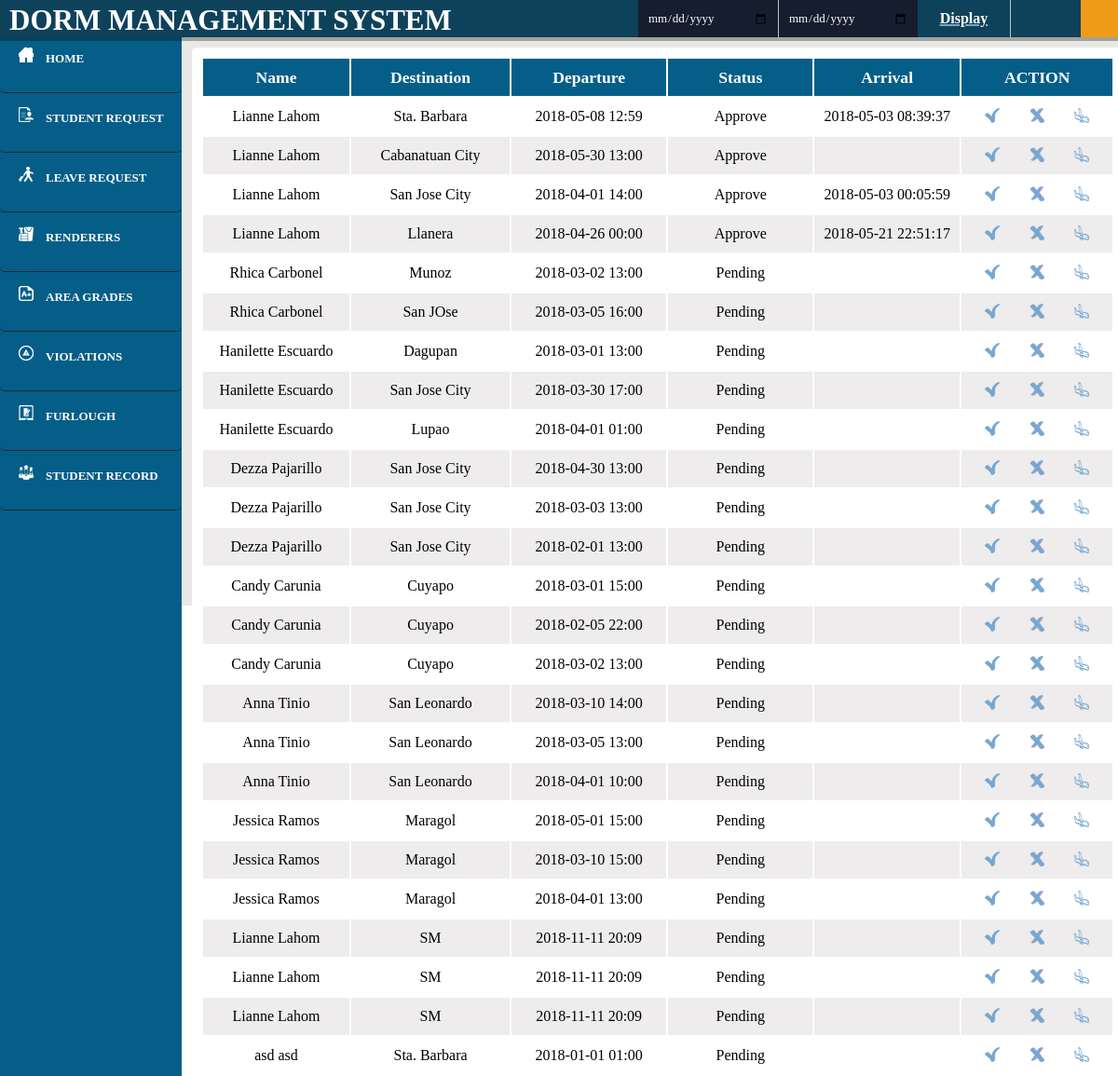
/manager/user_lcard.php (signed in), run on the app's committed database.
### tables this page shows
CREATE TABLE `lcard` (
  `ID` int(11) NOT NULL,
  `name` varchar(50) NOT NULL,
  `destination` varchar(20) NOT NULL,
  `departure` varchar(20) NOT NULL,
  `arrival` varchar(20) NOT NULL,
  `room_number` varchar(20) NOT NULL,
  `status` varchar(20) NOT NULL DEFAULT 'Pending',
  `seen` int(11) NOT NULL DEFAULT '0',
  `seen1` int(11) NOT NULL DEFAULT '0'
);

### manager/user_lcard.php (the view, shortened to what this page needs)
<html>
<head>
		<link rel="stylesheet" type="text/css" href="../css/Blog.css">
		<link rel="stylesheet" type="text/css" href="../css/user.css">
		<link rel="stylesheet" type="text/css" href="../css/modal.css">
		<header>
			<header>
		<?php
				include 'connect.php';
				$user=$_SESSION['login_user'];
				$qry="select * from user where Username='$user';";
				$result=mysqli_query($con,$qry);
				while($rows=mysqli_fetch_array($result))
				{
					$fname = $rows['Username'];
				}
		?>
			<font face="Century Gothic">
			<div id="nav">
					<nav>
					<ul>
						<li id="titlename">DORM MANAGEMENT SYSTEM</li>
						<li id="login"><a href=""><?php echo $fname?></a>
						</li>
					</ul>
					<form action="user_lcardview.php" method="post">
 							<input type="date" id="date1" name="term" placeholder="  Search Firstname, Middlename or Lastname"/>
 							<input type="date" id="date2" name="term1" placeholder="  Search Firstname, Middlename or Lastname"/>
							<input type="submit" id="submit" name="submit1" value="Display">
 					</form>
				</nav>
			</div></font>
		</header>
	</head>
	<body>
<article><br><br>
	<b><div id="leftnav"><a href="user_home.php"><img src="../images/home1.png">&emsp;<font color="#ffffff">HOME</a></font></div>
	<?php
			include 'connect.php';
			$sql = "SELECT * FROM student WHERE request='Pending' AND seen = 0";
			$result = mysqli_query($con, $sql);
			if($result) {
				if(mysqli_num_rows($result) > 0) {
					echo "<div id=\"leftnav\"><a href=\"user_studentRequest.php\"><img src=\"../images/studentreq.png\">&emsp;<font color=\"#ffffff\">STUDENT REQUEST<img src='../notif.png'/></a></font></div>";
				} else {
					echo "<div id=\"leftnav\"><a href=\"user_studentRequest.php\"><img src=\"../images/studentreq.png\">&emsp;<font color=\"#ffffff\">STUDENT REQUEST</a></font></div>";
				}
			}
		?>
		<div id="leftnav"><a href="user_lcard.php"><img src="../images/leavereq.png">&emsp;<font color="#ffffff">LEAVE REQUEST</a></font></div>
		<div id="leftnav"><a href="user_studentRender.php"><img src="../images/render.png">&emsp;<font color="#ffffff">RENDERERS</a></font></div>
		<div id="leftnav"><a href="user_areaRecord.php"><img src="../images/grades.png">&emsp;<font color="#ffffff">AREA GRADES</a></font></div>
		<div id="leftnav"><a href="user_violationRecord.php"><img src="../images/violation.png">&emsp;<font color="#ffffff">VIOLATIONS </a></font><br></div>
		<div id="leftnav"><a href="user_furlough.php"><img src="../images/furlough.png">&emsp;<font color="#ffffff">FURLOUGH</a></font><br></div>
		<div id="leftnav"><a href="user_studentRecord.php"><img src="../images/student.png">&emsp;<font color="#ffffff">STUDENT RECORD </a></font><br></div>
	</b>
	</article>
	<aside>
	<div id="right">
		<table class="alternate">
	<tr>
	<th>Name</th>
	<th>Destination</th>
	<th>Departure</th>
	<th>Status</th>
	<th>Arrival</th>
	<th colspan="2"><center>ACTION</center></th>
		<?php
			function displayimage()
			{
			include 'connect.php';
				$qry="select * from lcard";
				$str="";
				$result=mysqli_query($con,$qry);
				while($rows=mysqli_fetch_array($result))
				{
					if($rows['status']=='Pending'){
					$str = $str.	"<tr>
					<td>".$rows['name']."</td>
					<td>".$rows['destination']."</td>
					<td>".$rows['departure']."</td>
					<td>".$rows['status']."</td>
					<td>".$rows['arrival']."</td>
					<td><button><a href = 'edit_userlcard.php?id=".$rows['0']."'><center><img src='../images/app.png'/></a></button>&emsp;
					<button><a href = 'edit_userlcard1.php?id=".$rows['0']."'><center><img src='../images/disapp.png'/></a></button>&emsp;
					<button disabled value='true'><a href = 'edit_arrival.php?id=".$rows['0'].
					"' class='not-active'><img src='../images/arrival.png'></a></button></td>
					</tr>"
					;
					}
					elseif(strlen($rows['arrival'])!=0){
						$str = $str.	"<tr>
						<td>".$rows['name']."</td>
						<td>".$rows['destination']."</td>
						<td>".$rows['departure']."</td>
						<td>".$rows['status']."</td>
						<td>".$rows['arrival']."</td>
						<td><button class='not-active'><a href = 'edit_userlcard.php?id=".$rows['0']."'><center><img src='../images/app.png'/></a></button>&emsp;
						<button class='not-active'><a href = 'edit_userlcard1.php?id=".$rows['0']."'><center><img src='../images/disapp.png'/></a></button>&emsp;
						<button class='not-active'><a href = 'edit_arrival.php?id=".$rows['0'].
						"'><img src='../images/arrival.png'></a></button></td>
						</tr>"
						;
					}
					elseif($rows['status']=='Approve'){
					$str = $str.	"<tr>
					<td>".$rows['name']."</td>
					<td>".$rows['destination']."</td>
					<td>".$rows['departure']."</td>
					<td>".$rows['status']."</td>
					<td>".$rows['arrival']."</td>
					<td><button class='not-active'><a href = 'edit_userlcard.php?id=".$rows['0']."'><center><img src='../images/app.png'/></a></button>&emsp;
					<button class='not-active'><a href = 'edit_userlcard1.php?id=".$rows['0']."'><center><img src='../images/disapp.png'/></a></button>&emsp;
					<button><a href = 'edit_arrival.php?id=".$rows['0'].
					"' ><img id='arrival' src='../images/arrival.png'></a></button></td>
					</tr>"
					;
					}
				}
		 echo $str;
			}
			displayimage();
		?>
		</table>
</div>
</aside>
	</body>
</html>

### css/Blog.css (style rules this page uses)
a { color: #00a2ff; text-decoration: none; }
body { overflow-x: hidden; margin: 0px; font-family: Century Gothic; }
::placeholder { color: rgba(255,255,255,.5); }
nav { text-align: center; background-color: #0e425a; position: relative; padding: 0px 60px 0px 754px; width: 100%; position: fixed; z-index: 2; box-shadow: 0px 0px 0px 4px rgba(0,0,0,.3); font-weight: bold; }
nav ul { list-style: none; margin: 0; padding: 0; }
nav > ul > li { float: left; }
nav ul li a { display: inline-block; color: #ffffff; padding: 10px 20px; text-decoration: none; width: 160px; }

### css/user.css (style rules this page uses)
* { font-color: #fff; }
article { padding: 0 auto; background-color: #055e88; float: left; height: 100%; width: 195px; position: fixed; }
aside { background-color: #e8e8e6; padding: 3% 2% 2% 3%; height: 604px; height: 100%; }
#right { background-color: #ffffff; height: 0 auto%; margin-top: 15px; padding: 10px; width: 86%; margin-left: 170px; }
#leftnav { background-color: #055e88; height: 38px; width: 170px; margin: 0px; font-size: 13px; padding: 15px 5px 10px 20px; border-bottom: solid 1px #232729; }
nav { text-align: center; background-color: #0e425a; position: relative; padding: 0px 60px 0px 1160px; width: 100%; height: 40px; position: fixed; z-index: 2; box-shadow: 0px 0px 0px 4px rgba(0,0,0,.3); font-weight: bold; }
nav ul { list-style: none; margin: 0; padding: 0; }
nav > ul > li { float: left; }
nav ul li { background-color: #f09c16; color: #ffffff; list-style: none; }
nav ul li a { background-color: #f09c16; color: #fff; }
nav ul li a { display: inline-block; color: #fff; padding: 10px 10px; text-decoration: none; width: 170px; }
body { font-family: century gothic; }
#login { background-color: #f09c16; font-color: #000; margin-top: -40px; height: 40px; }
input[type=text],input[type=date],input[type=time], select { width: 80%; height: 35px; margin: -10px 0; display: inline-block; border: 1px solid #ccc; border-radius: 4px; box-sizing: border-box; border: none; }
input[type=submit] { width: 80%; background-color: #f09c16; height: 35px; color: white; margin-left: -10px; font-weight: bold; }
input { border: none; }
div { border-radius: 5px; background-color: #f2f2f2; }
table { width: 100%; }
td,th { text-align: center; width: 270px; height: 40px; color:#000000; font-family: century gothic; }
th { font-size: 110%; background-color: #055e88; color: #ffffff; }
td { font-weight: normal; }
.alternate tr { background-color: #eeecec; }
.alternate tr:nth-child(2n) { background-color: #ffffff; }
button { background: none; border: none; }
body { height: 590px }
#right { height: 100% }
#titlename { color: #fff; font-weight: bold; font-size: 31px; font-family: Space Age; padding-top: 4px; margin-left: -1150px; background-color: #0e425a; }
#leftnav { font-size: 13px }

### css/modal.css (style rules this page uses)
* { font-family: Century Gothic; }
#login { padding-top: 40px; }
table { padding-top: 0px; }
td,th { text-align: center; width: 250px; height: 40px; font-family: century gothic; }
input { background-color: #ffffff; font-size: 100%; height: 30px; width: 500px; font-family: century gothic; margin-left: 0px; }
#submit { background-color:#74bc60; height: 37px; width: 507px; border: none; outline: none; color: #fff; cursor: pointer; font-weight: bold; transition-timing-function: linear; }

### manager/user_lcard.php (style rules this page uses)
* { color: #ffffff; }
input, .inp,select { background-color: #161d2f; text-decoration: underline #79a6d0 2px; }
input[type=submit],input[type=text],select { border: none; }
#titlename { color: #fff; font-weight: bold; font-size: 31px; font-family: Space Age; padding-top: 4px; margin-left: -1150px; background-color: #0e425a; }
.not-active { pointer-events: none; cursor: default; }
#date1 { margin-left: -1170px; margin-top: 0px; width: 150px; height: 40px; position: absolute; font-size: 13px; outline: 0; border-radius: 0; padding: 10px; }
#date2 { margin-left: -1020px; margin-top: 0px; width: 150px; height: 40px; position: absolute; font-size: 13px; outline: 0; border-radius: 0; padding: 10px; border-left: 1px solid #c2c2c2; }
#submit { position: absolute; margin-left: -870px; width: 100px; height:40px; background-color: #0e425a; border-right: 1px solid #c2c2c2; }

### data on the page
lcard: name "Lianne Lahom", destination "Sta. Barbara", departure "2018-05-08 12:59", status "Approve", arrival "2018-05-03 08:39:37"
lcard: name "Lianne Lahom", destination "Cabanatuan City", departure "2018-05-30 13:00", status "Approve"
lcard: name "Lianne Lahom", destination "San Jose City", departure "2018-04-01 14:00", status "Approve", arrival "2018-05-03 00:05:59"
lcard: name "Lianne Lahom", destination "Llanera", departure "2018-04-26 00:00", status "Approve", arrival "2018-05-21 22:51:17"
lcard: name "Rhica Carbonel", destination "Munoz", departure "2018-03-02 13:00", status "Pending"
lcard: name "Rhica Carbonel", destination "San JOse", departure "2018-03-05 16:00", status "Pending"
lcard: name "Hanilette Escuardo", destination "Dagupan", departure "2018-03-01 13:00", status "Pending"
lcard: name "Hanilette Escuardo", destination "San Jose City", departure "2018-03-30 17:00", status "Pending"
lcard: name "Hanilette Escuardo", destination "Lupao", departure "2018-04-01 01:00", status "Pending"
lcard: name "Dezza Pajarillo", destination "San Jose City", departure "2018-04-30 13:00", status "Pending"
lcard: name "Dezza Pajarillo", destination "San Jose City", departure "2018-03-03 13:00", status "Pending"
lcard: name "Dezza Pajarillo", destination "San Jose City", departure "2018-02-01 13:00", status "Pending"
lcard: name "Candy Carunia", destination "Cuyapo", departure "2018-03-01 15:00", status "Pending"
lcard: name "Candy Carunia", destination "Cuyapo", departure "2018-02-05 22:00", status "Pending"
lcard: name "Candy Carunia", destination "Cuyapo", departure "2018-03-02 13:00", status "Pending"
lcard: name "Anna Tinio", destination "San Leonardo", departure "2018-03-10 14:00", status "Pending"
lcard: name "Anna Tinio", destination "San Leonardo", departure "2018-03-05 13:00", status "Pending"
lcard: name "Anna Tinio", destination "San Leonardo", departure "2018-04-01 10:00", status "Pending"
lcard: name "Jessica Ramos", destination "Maragol", departure "2018-05-01 15:00", status "Pending"
lcard: name "Jessica Ramos", destination "Maragol", departure "2018-03-10 15:00", status "Pending"
lcard: name "Jessica Ramos", destination "Maragol", departure "2018-04-01 13:00", status "Pending"
lcard: name "Lianne Lahom", destination "SM", departure "2018-11-11 20:09", status "Pending"
lcard: name "Lianne Lahom", destination "SM", departure "2018-11-11 20:09", status "Pending"
lcard: name "Lianne Lahom", destination "SM", departure "2018-11-11 20:09", status "Pending"
lcard: name "asd asd", destination "Sta. Barbara", departure "2018-01-01 01:00", status "Pending"
